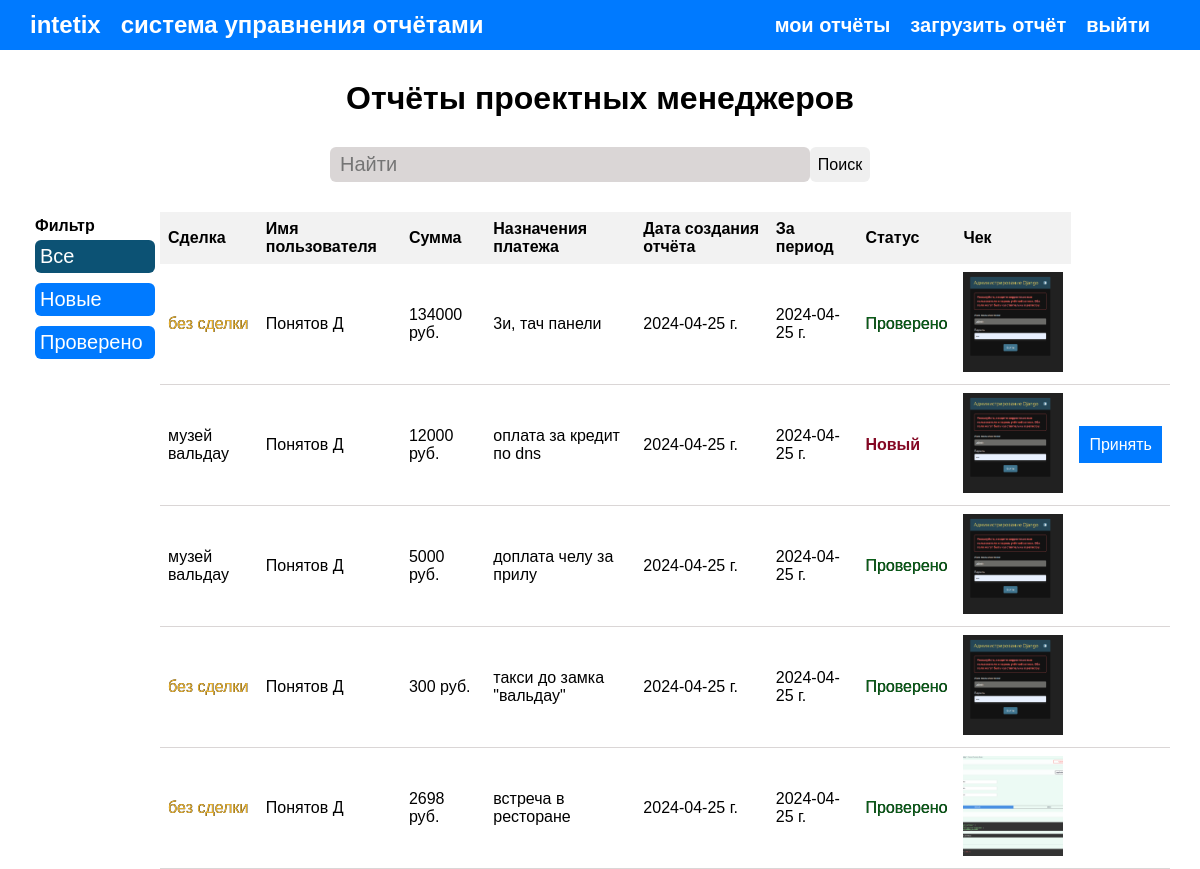
Page /all-reports/ (signed in) on the earlier database version.
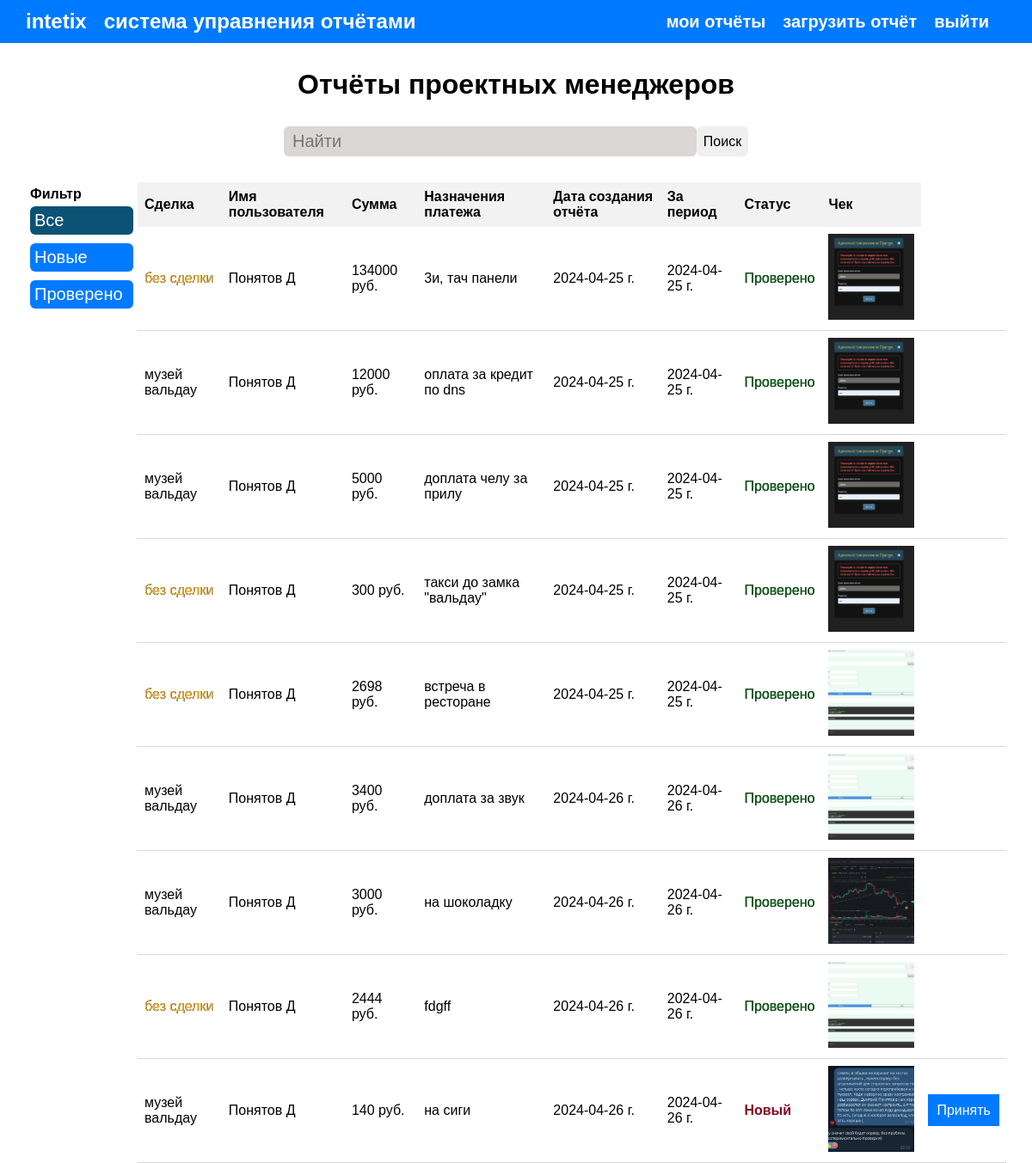
Same page on the later database version.
### mainapp/models.py (models this page shows)
class Operations(models.Model):
    NEW_REPORT = 0
    VERIFY_REPORT = 1
    STATUSES = ((NEW_REPORT, 'Новый'), (VERIFY_REPORT, 'Проверено'))
    user = models.ForeignKey(settings.AUTH_USER_MODEL,
                             on_delete=models.CASCADE,
                             null=False, blank=False,
                             verbose_name='Проектный менеджер')
    deal_name = models.CharField(max_length=200, blank=True, null=True, verbose_name='Сделка')
    selectedDealName = models.CharField(max_length=200, blank=True, null=True, verbose_name='ID сделки')
    counterparty = models.CharField(max_length=200, blank=True, null=True, verbose_name='Контрагент')
    undisclosed = models.CharField(max_length=200, blank=True, null=True, verbose_name='Неразнесенное списание')
    value = models.CharField(max_length=200, blank=False, null=False, verbose_name='Сумма руб.')
    description = models.TextField(blank=False, null=False, verbose_name='Назначения платежа')
    image_cheque = models.ImageField(blank=False, null=False, verbose_name='Чек (фото)')
    image_cheque_link = models.CharField(max_length=400, blank=True, null=True, verbose_name='Ссылка на изображения')
    during_period = models.DateTimeField(blank=False, null=False, verbose_name='За период')
    created = models.DateField(auto_now_add=True, verbose_name='Дата создания')
    status = models.SmallIntegerField(default=NEW_REPORT, choices=STATUSES)
    class Meta:
        verbose_name = 'отчёт'
        verbose_name_plural = 'Отчёты'

### users/models.py (models this page shows)
class User(AbstractUser):
    image = models.ImageField(upload_to='profile_image', blank=True, verbose_name='Изображения профиля')
    moneybag_id = models.TextField(blank=False, null=False, verbose_name='Идентификатор счета')

### mainapp/views.py (the view)
# urls.py: path('all-reports/', views.all_reports, {'endpoint': 'all_reports'}, name='all_reports'),
@login_required(login_url='login')
def all_reports(request, endpoint):
    page = endpoint
    all_operations = Operations.objects.all().order_by('-status')
    search_query, all_operations = admin_search_reports(request)
    context = {
        'title': 'Все отчёты',
        'all_operations': all_operations,
        'search_query': search_query,
        'page': page
    }
    return render(request, 'mainapp/all_reports.html', context)

### mainapp/utils.py (called while the page is built)
def admin_search_reports(request):
    search_query = ''
    if request.GET.get('search_query'):
        search_query = request.GET.get('search_query')
        data_operations = Operations.objects.distinct().filter(
            Q(deal_name__icontains=search_query.lower()) |
            Q(value__icontains=search_query) |
            Q(description__icontains=search_query.lower()) |
            Q(user__first_name__icontains=search_query) |
            Q(during_period__icontains=search_query)
        )
    else:
        data_operations = Operations.objects.all()
    return search_query, data_operations

### mainapp/templates/mainapp/all_reports.html (shortened to what this page needs)
{% extends 'mainapp/base.html' %}
{% load static %}
{% block content %}
<div>
    <div>
        <h1 class="title-h1_reports">Отчёты проектных менеджеров</h1>
    </div>
    <div class="wrapper--search-reports">
        <form action="#" method="get" id="search" class="form-search-reports">
            <input type="text" class="input-search_reports" placeholder="Найти" name="search_query" value="{{ search_query }}"/>
            <input type="submit" value="Поиск" class="btn_submit_report_search"/>
        </form>
    </div>
</div>
<section class="wrapper--main_content-table">
   <div class="wrapper--parametrs_search" >
        <div class="parametrs_search">
            <h4>Фильтр</h4>
            <div class="menu_settings">
                <a href="{% url 'all_reports' %}"><button class="{% if page == 'all_reports' %} active_button {% else %} default_btn {% endif %}">Все</button></a> <br>
                <a href="{% url 'new_report' %}"><button class="{% if page == 'new_report' %} active_button {% else %} default_btn {% endif %}">Новые</button></a> <br>
                <a href="{% url 'verify_reports' %}"><button class="{% if page == 'verify_reports' %} active_button {% else %} default_btn {% endif %}">Проверено</button></a> <br>
            </div>
        </div>
        <table class="table-search_th">
            <tr>
                <th>Сделка</th>
                <th>Имя пользователя</th>
                <th>Сумма</th>
                <th>Назначения платежа</th>
                <th>Дата создания отчёта</th>
                <th>За период</th>
                <th>Статус</th>
                <th>Чек</th>
            </tr>
            {% for all_operation in all_operations %}
                {% if all_operation.status == 0 and page == 'new_report' or page == 'verify_reports' and all_operation.status == 1 or all_operation and page == 'all_reports' %}
                <tr class="tr-wrapper-reports">
                    {% if all_operation.deal_name %}
                        <td>{{ all_operation.deal_name }}</td>
                    {% else %}
                        <td class="color_warning_deal">без сделки</td>
                    {% endif %}
                    <td>{{ all_operation.user.first_name }}</td>
                    <td>{{ all_operation.value }} руб.</td>
                    <td>{{ all_operation.description }}</td>
                    <td>{{ all_operation.created|date:"Y-m-d" }} г.</td>
                    <td>{{ all_operation.during_period|date:"Y-m-d" }} г.</td>
                    <td class="{% if all_operation.status == 1 %} color_positive_deal {% else %} color_warning_new {% endif %}">
                        {{ all_operation.get_status_display }}
                    </td>
                    <td>
                        <img class="image_reports"
                        src="{{ all_operation.image_cheque.url }}"
                        alt="Изображения чека"
                        data-image="{{ all_operation.image_cheque.url }}">
                    </td>
                    {% if all_operation.status == 0 %}
                    <td>
                        <a href="{% url 'verify_report' all_operation.id %}" class="btn__valid_reports">Принять</a>
                    </td>
                    {% endif %}
                </tr>
                {% endif %}
            {% endfor %}
        </table>
   </div>
</section>
{% endblock %}

Differences in the rows shown:
changed Operations "оплата за кредит по dns": status "Новый" → "Проверено"; no longer shows "Принять"
added Operations: deal_name "музей вальдау", user.first_name "Понятов Д", value "3400", description "доплата за звук", created "2024-04-26", during_period "2024-04-26", status "Проверено", image_cheque (picture)
added Operations: deal_name "музей вальдау", user.first_name "Понятов Д", value "3000", description "на шоколадку", created "2024-04-26", during_period "2024-04-26", status "Проверено", image_cheque (picture)
added Operations: shows "без сделки", user.first_name "Понятов Д", value "2444", description "fdgff", created "2024-04-26", during_period "2024-04-26", status "Проверено", image_cheque (picture)
added Operations: deal_name "музей вальдау", user.first_name "Понятов Д", value "140", description "на сиги", created "2024-04-26", during_period "2024-04-26", status "Новый", image_cheque (picture), shows "Принять"
